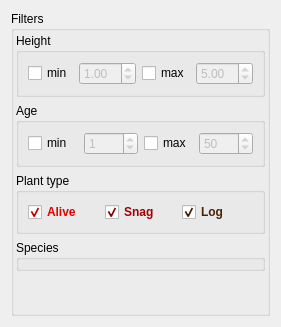
     <widget class="QWidget" name="widget" native="true">
      <property name="sizePolicy">
       <sizepolicy hsizetype="Fixed" vsizetype="Preferred">
        <horstretch>0</horstretch>
        <verstretch>0</verstretch>
       </sizepolicy>
      </property>
      <property name="maximumSize">
       <size>
        <width>325</width>
        <height>16777215</height>
       </size>
      </property>
      <layout class="QVBoxLayout" name="verticalLayout_4">
       <item>
        <widget class="QGroupBox" name="groupBox_15">
         <property name="title">
          <string>Filters</string>
         </property>
         <layout class="QGridLayout" name="gridLayout_5">
          <property name="leftMargin">
           <number>2</number>
          </property>
          <property name="topMargin">
           <number>2</number>
          </property>
          <property name="rightMargin">
           <number>2</number>
          </property>
          <property name="bottomMargin">
           <number>2</number>
          </property>
          <property name="horizontalSpacing">
           <number>2</number>
          </property>
          <item row="7" column="0">
           <widget class="QGroupBox" name="groupBox_6">
            <property name="title">
             <string>Plant type</string>
            </property>
            <layout class="QHBoxLayout" name="horizontalLayout_2">
             <item>
              <widget class="QCheckBox" name="checkPlt">
               <property name="enabled">
                <bool>true</bool>
               </property>
               <property name="styleSheet">
                <string notr="true">color:rgb(232, 0, 0);font-weight:bold;</string>
               </property>
               <property name="text">
                <string>Alive</string>
               </property>
               <property name="checked">
                <bool>true</bool>
               </property>
              </widget>
             </item>
             <item>
              <widget class="QCheckBox" name="checkSnag">
               <property name="styleSheet">
                <string notr="true">color:rgb(160, 0, 0);font-weight:bold;</string>
               </property>
               <property name="text">
                <string>Snag</string>
               </property>
               <property name="checked">
                <bool>true</bool>
               </property>
              </widget>
             </item>
             <item>
              <widget class="QCheckBox" name="checkLog">
               <property name="styleSheet">
                <string notr="true">color:rgb(74, 34, 6);font-weight:bold;</string>
               </property>
               <property name="text">
                <string>Log</string>
               </property>
               <property name="checked">
                <bool>true</bool>
               </property>
              </widget>
             </item>
            </layout>
           </widget>
          </item>
          <item row="9" column="0">
           <widget class="QGroupBox" name="groupBox_7">
            <property name="title">
             <string>Species</string>
            </property>
           </widget>
          </item>
          <item row="0" column="0">
           <widget class="QGroupBox" name="groupBox_16">
            <property name="title">
             <string>Height</string>
            </property>
            <layout class="QGridLayout" name="gridLayout_7">
             <property name="horizontalSpacing">
              <number>6</number>
             </property>
             <item row="0" column="1">
              <widget class="QDoubleSpinBox" name="dsbMinHeight">
               <property name="enabled">
                <bool>false</bool>
               </property>
               <property name="locale">
                <locale language="Spanish" country="UnitedStates"/>
               </property>
               <property name="maximum">
                <double>99.000000000000000</double>
               </property>
               <property name="stepType">
                <enum>QAbstractSpinBox::DefaultStepType</enum>
               </property>
               <property name="value">
                <double>1.000000000000000</double>
               </property>
              </widget>
             </item>
             <item row="0" column="0">
              <widget class="QCheckBox" name="cbMinHeight">
               <property name="text">
                <string>min</string>
               </property>
               <property name="checked">
                <bool>false</bool>
               </property>
              </widget>
             </item>
             <item row="0" column="2">
              <widget class="QCheckBox" name="cbMaxHeight">
               <property name="text">
                <string>max</string>
               </property>
              </widget>
             </item>
             <item row="0" column="3">
              <widget class="QDoubleSpinBox" name="dsbMaxHeight">
               <property name="enabled">
                <bool>false</bool>
               </property>
               <property name="locale">
                <locale language="Spanish" country="UnitedStates"/>
               </property>
               <property name="maximum">
                <double>99.000000000000000</double>
               </property>
               <property name="stepType">
                <enum>QAbstractSpinBox::DefaultStepType</enum>
               </property>
               <property name="value">
                <double>5.000000000000000</double>
               </property>
              </widget>
             </item>
            </layout>
           </widget>
          </item>
          <item row="6" column="0">
           <widget class="QGroupBox" name="groupBox_17">
            <property name="title">
             <string>Age</string>
            </property>
            <layout class="QGridLayout" name="gridLayout_8">
             <item row="0" column="0">
              <widget class="QCheckBox" name="cbMinAge">
               <property name="text">
                <string>min</string>
               </property>
              </widget>
             </item>
             <item row="0" column="2">
              <widget class="QCheckBox" name="cbMaxAge">
               <property name="text">
                <string>max</string>
               </property>
              </widget>
             </item>
             <item row="0" column="1">
              <widget class="QSpinBox" name="sbMinAge">
               <property name="enabled">
                <bool>false</bool>
               </property>
               <property name="locale">
                <locale language="Spanish" country="UnitedStates"/>
               </property>
               <property name="maximum">
                <number>9999</number>
               </property>
               <property name="value">
                <number>1</number>
               </property>
              </widget>
             </item>
             <item row="0" column="3">
              <widget class="QSpinBox" name="sbMaxAge">
               <property name="enabled">
                <bool>false</bool>
               </property>
               <property name="locale">
                <locale language="Spanish" country="UnitedStates"/>
               </property>
               <property name="maximum">
                <number>9999</number>
               </property>
               <property name="value">
                <number>50</number>
               </property>
              </widget>
             </item>
            </layout>
           </widget>
          </item>
          <item row="10" column="0">
           <spacer name="verticalSpacer">
            <property name="orientation">
             <enum>Qt::Vertical</enum>
            </property>
            <property name="sizeHint" stdset="0">
             <size>
              <width>20</width>
              <height>40</height>
             </size>
            </property>
           </spacer>
          </item>
         </layout>
        </widget>
       </item>
      </layout>
     </widget>
